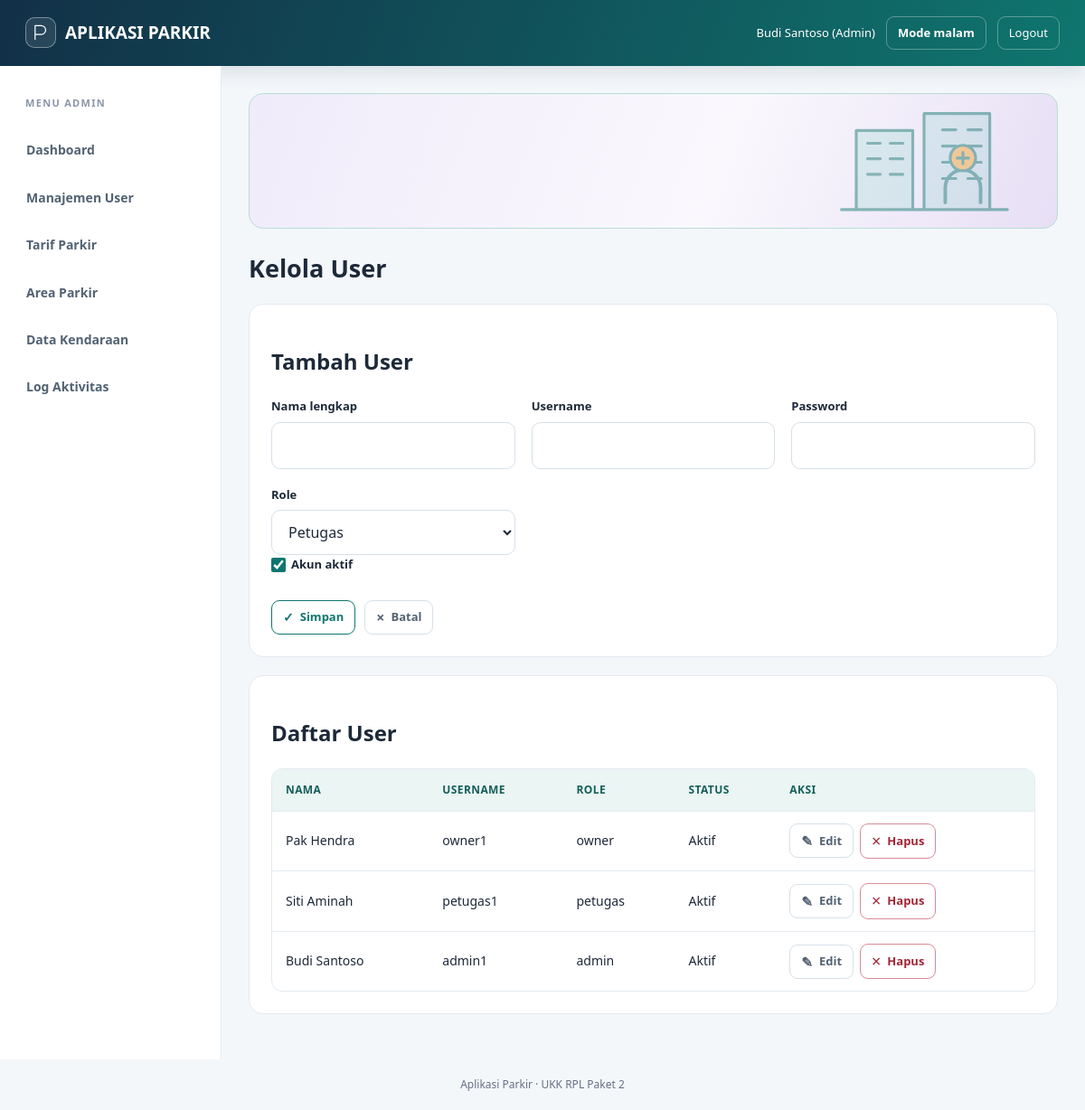
/admin/users.php (signed in), run on the app's committed database.
### tables this page shows
CREATE TABLE `tb_user` (
  `id_user` int(11) NOT NULL,
  `nama_lengkap` varchar(50) NOT NULL,
  `username` varchar(50) NOT NULL,
  `password` varchar(100) NOT NULL,
  `role` enum('admin','petugas','owner') NOT NULL,
  `status_aktif` tinyint(1) NOT NULL DEFAULT 1
);

### includes/functions.php (called while the page is built, shortened)
<?php
function e($value): string
{
    return htmlspecialchars((string) $value, ENT_QUOTES, 'UTF-8');
}

### admin/users.php (the view, shortened to what this page needs)
<?php
require_once __DIR__ . '/../config/koneksi.php';
require_once __DIR__ . '/../includes/functions.php';
$msg = '';
$edit = null;
$rows = $pdo->query('SELECT id_user,nama_lengkap,username,role,status_aktif FROM tb_user ORDER BY id_user DESC LIMIT 200')->fetchAll();
$pageTitle='Data User'; require __DIR__ . '/../includes/header.php';
?>
<h1>Kelola User</h1><?php if($msg): ?><div class="alert"><?= e($msg) ?></div><?php endif; ?>
<div class="card crud-card"><h2><?= $edit?'Edit User':'Tambah User' ?></h2>
<form method="post"><input type="hidden" name="action" value="save"><input type="hidden" name="id_user" value="<?= e($edit['id_user']??0) ?>">
<div class="form-grid">
<div><label>Nama lengkap</label><input name="nama_lengkap" required value="<?= e($edit['nama_lengkap']??'') ?>"></div>
<div><label>Username</label><input name="username" required value="<?= e($edit['username']??'') ?>"></div>
<div><label>Password <?= $edit?'(kosongkan jika tidak diganti)':'' ?></label><input type="password" name="password" <?= $edit?'':'required' ?>></div>
<div><label>Role</label><select name="role"><?php foreach(['admin','petugas','owner'] as $r): ?><option value="<?= $r ?>" <?= (($edit['role']??'petugas')===$r)?'selected':'' ?>><?= ucfirst($r) ?></option><?php endforeach; ?></select></div>
</div><label class="crud-status"><input type="checkbox" name="status_aktif" <?= !isset($edit['status_aktif']) || $edit['status_aktif'] ? 'checked':'' ?>> Akun aktif</label><div class="crud-form-actions"><button class="crud-button crud-primary crud-save" type="submit">Simpan</button> <a class="crud-button crud-neutral crud-cancel" href="users.php">Batal</a></div></form></div>
<div class="card crud-card"><h2>Daftar User</h2><div class="table-wrap"><table><tr><th>Nama</th><th>Username</th><th>Role</th><th>Status</th><th>Aksi</th></tr>
<?php foreach($rows as $r): ?><tr><td><?= e($r['nama_lengkap']) ?></td><td><?= e($r['username']) ?></td><td><?= e($r['role']) ?></td><td><?= $r['status_aktif']?'Aktif':'Nonaktif' ?></td><td><div class="crud-actions"><a class="crud-button crud-neutral crud-edit" href="?edit=<?= $r['id_user'] ?>">Edit</a><form method="post" class="inline-form" onsubmit="return confirm('Hapus user ini?')"><input type="hidden" name="action" value="delete"><input type="hidden" name="id_user" value="<?= $r['id_user'] ?>"><button type="submit" class="crud-button crud-danger crud-delete">Hapus</button></form></div></td></tr><?php endforeach; ?>
</table></div></div><?php require __DIR__ . '/../includes/footer.php'; ?>

### includes/header.php (shortened to what this page needs)
<?php
require_once __DIR__ . '/functions.php';
$role = $_SESSION['role'] ?? '';
$nama = $_SESSION['nama_lengkap'] ?? 'Pengguna';
$menu = [
    'admin' => [
        ['Dashboard', '/admin/dashboard.php'],
        ['Manajemen User', '/admin/users.php'],
        ['Tarif Parkir', '/admin/tarif.php'],
        ['Area Parkir', '/admin/area.php'],
        ['Data Kendaraan', '/admin/kendaraan.php'],
        ['Log Aktivitas', '/admin/log.php'],
    ],
    'petugas' => [
        ['Kendaraan Masuk', '/petugas/masuk.php'],
        ['Transaksi Parkir', '/petugas/transaksi.php'],
    ],
    'owner' => [
        ['Dashboard Owner', '/owner/dashboard.php'],
        ['Laporan Transaksi', '/owner/laporan.php'],
    ],
];
$halaman = basename($_SERVER['SCRIPT_NAME'] ?? '');
$kelasHalaman = [
    'dashboard.php' => 'page-dashboard',
    'masuk.php' => 'page-operations',
    'transaksi.php' => 'page-operations',
    'kendaraan.php' => 'page-fleet',
    'area.php' => 'page-management',
    'tarif.php' => 'page-management',
    'users.php' => 'page-management',
    'log.php' => 'page-management',
    'laporan.php' => 'page-reports',
    'struk.php' => 'page-reports',
][$halaman] ?? 'page-general';
?>
<!DOCTYPE html>
<html lang="id">
<head>
    <link rel="stylesheet" href="/aplikasi-parkir/assets/css/style.css?v=20261019-1">
</head>
<body class="<?= e($kelasHalaman) ?>">
<header class="topbar">
    <a class="brand" href="/aplikasi-parkir/">
        <span class="brand-icon" aria-hidden="true">
            <svg viewBox="0 0 32 32">
                <path d="M7 27V5h10a7 7 0 0 1 0 14H7" />
            </svg>
        </span>
        <span>APLIKASI PARKIR</span>
    </a>
    <div class="userbox">
        <span><?= e($nama) ?> (<?= e(ucfirst($role)) ?>)</span>
        <button class="theme-toggle" type="button" aria-pressed="false">Mode malam</button>
        <a href="/aplikasi-parkir/auth/logout.php">Logout</a>
    </div>
</header>
<div class="layout">
    <aside class="sidebar">
        <div class="sidebar-heading">
            MENU <?= e(strtoupper($role)) ?>
        </div>
        <?php foreach ($menu[$role] ?? [] as $item): ?>
            <a href="/aplikasi-parkir<?= e($item[1]) ?>">
                <?= e($item[0]) ?>
            </a>
        <?php endforeach; ?>
    </aside>
    <main class="content">
        <div class="feature-illustration" aria-hidden="true"></div>

### includes/footer.php
</main>
</div>
<footer class="footer">Aplikasi Parkir · UKK RPL Paket 2</footer>
</body>
</html>

### data on the page
tb_user: nama_lengkap "Pak Hendra", username "owner1", role "owner", status_aktif "Aktif"
tb_user: nama_lengkap "Siti Aminah", username "petugas1", role "petugas", status_aktif "Aktif"
tb_user: nama_lengkap "Budi Santoso", username "admin1", role "admin", status_aktif "Aktif"

### other printed values
$nama "Budi Santoso"
$role "Admin"
$role "ADMIN"
$item[0] "Dashboard"
$item[0] "Manajemen User"
$item[0] "Tarif Parkir"
$item[0] "Area Parkir"
$item[0] "Data Kendaraan"
$item[0] "Log Aktivitas"
form field role "Petugas"
